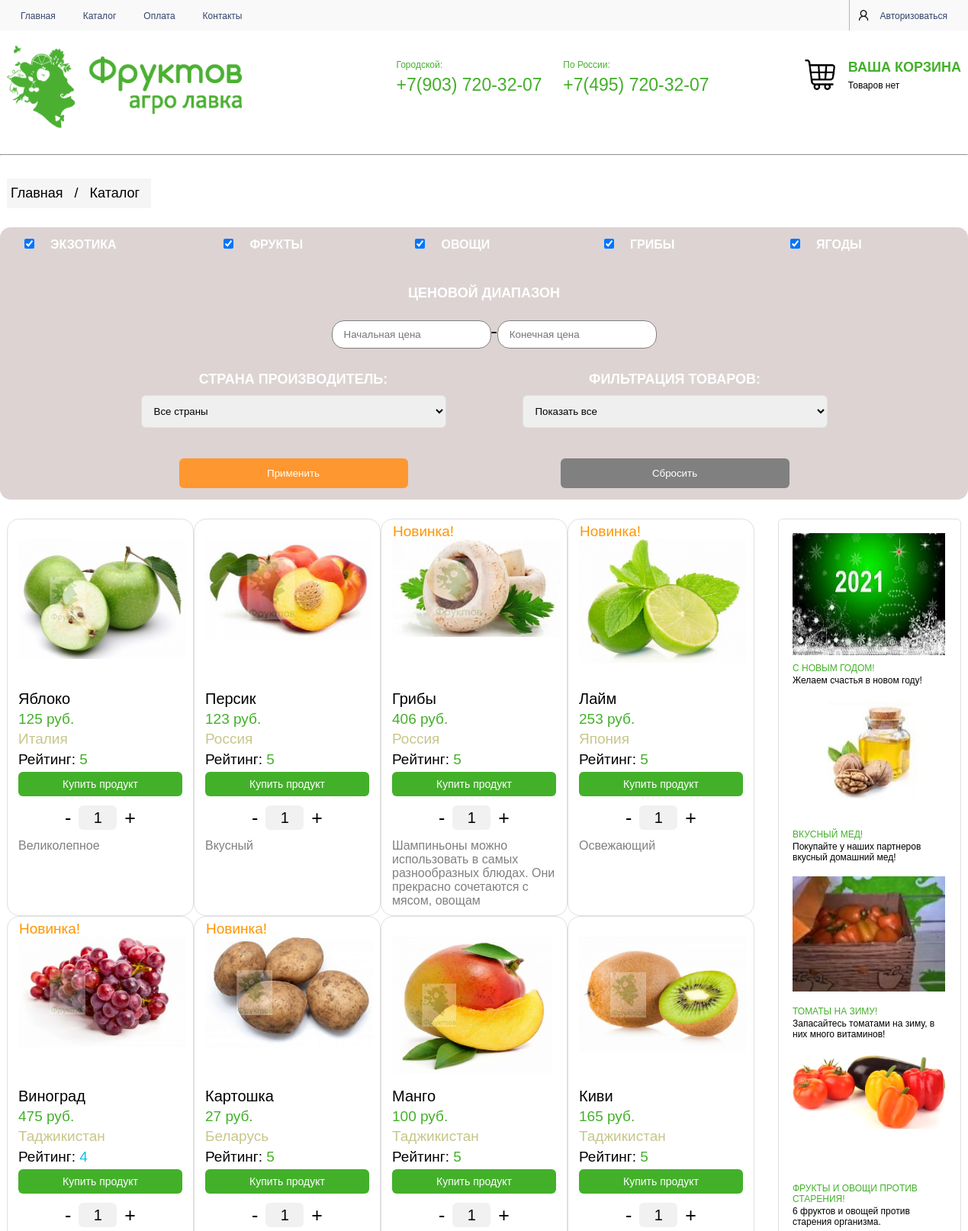
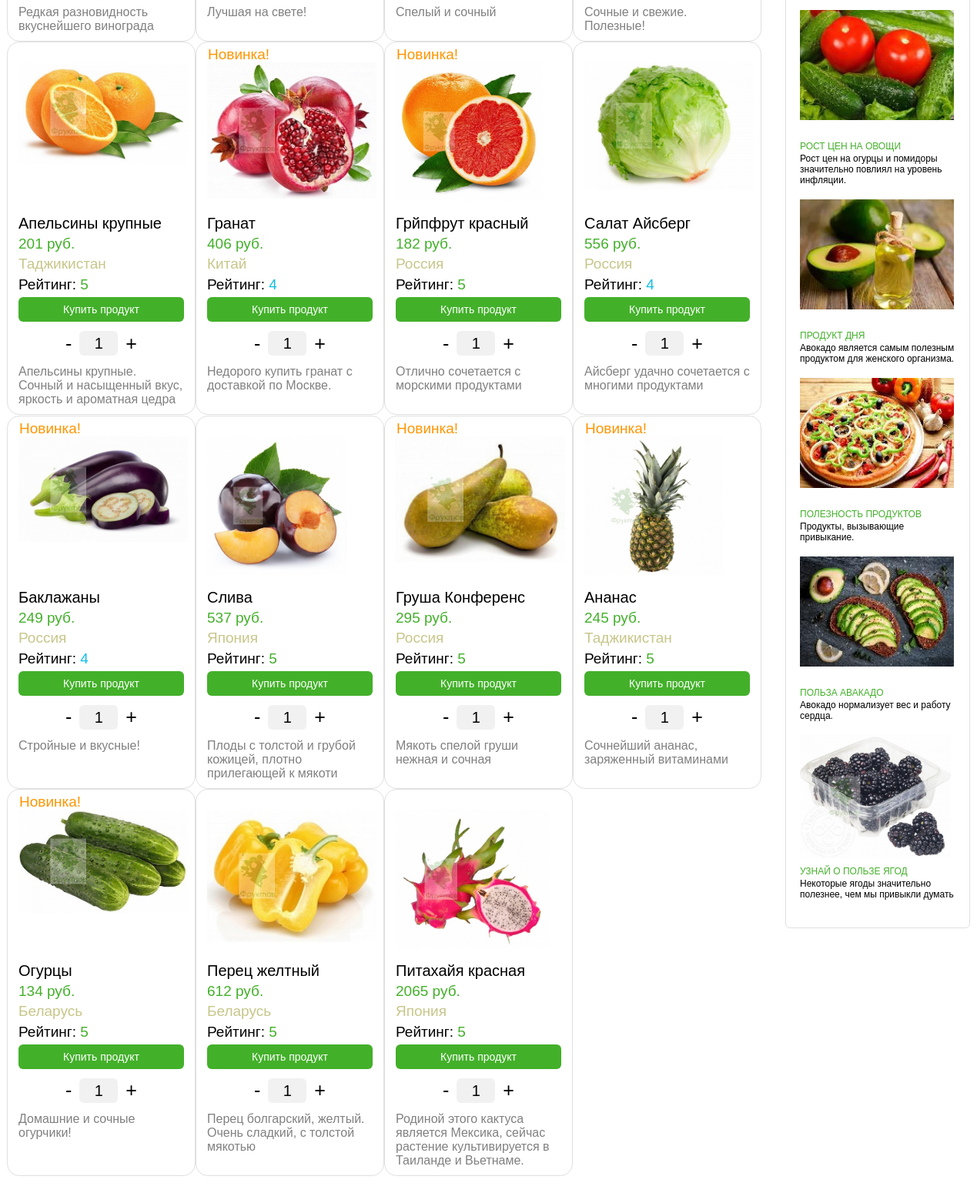
The app's page /src/pages/catalog.php (upper part) with its own data (2 pictures, top to bottom).
### tables this page shows
CREATE TABLE `categories` (
  `id` int NOT NULL,
  `name` text NOT NULL
);

CREATE TABLE `goods` (
  `id` int NOT NULL,
  `title` text NOT NULL,
  `subtitle` text NOT NULL,
  `image_path_1` text NOT NULL,
  `image_path_2` text NOT NULL,
  `category_id` int NOT NULL,
  `is_new` tinyint(1) NOT NULL,
  `is_leader` tinyint(1) NOT NULL,
  `price` int NOT NULL,
  `country_id` int NOT NULL,
  `popularity` int NOT NULL
);

CREATE TABLE `countries` (
  `id` int NOT NULL,
  `country_name` text NOT NULL
);

CREATE TABLE `advert` (
  `id` int NOT NULL,
  `title` text NOT NULL,
  `subtitle` text NOT NULL,
  `image` text NOT NULL
);

### src/php/sql_connection.php (called while the page is built, shortened)
<?php
class SQLConnection {
    private $host = 'db';
    private $user = 'root';
    private $password = 'egor';
    private $db = 'shop';
    function get_all_goods() {
        try {
            $connection = mysqli_connect($this->host, $this->user, $this->password, $this->db);
            $sql_request = "SELECT * FROM `goods`";
            $result = mysqli_query($connection, $sql_request);
            $rows = mysqli_fetch_all($result, MYSQLI_ASSOC);
            return $rows;
        } catch (Exception $_) {
            return false;
        }
    }
    function get_all_adverts() {
        try {
            $connection = mysqli_connect($this->host, $this->user, $this->password, $this->db);
            $sql_request = "SELECT * FROM `advert`";
            $result = mysqli_query($connection, $sql_request);
            $rows = mysqli_fetch_all($result, MYSQLI_ASSOC);
            return $rows;
        } catch (Exception $_) {
            return false;
        }
    }
    function get_all_categories() {
        try {
            $connection = mysqli_connect($this->host, $this->user, $this->password, $this->db);
            $sql_request = "SELECT * FROM `categories`";
            $result = mysqli_query($connection, $sql_request);
            $rows = mysqli_fetch_all($result, MYSQLI_ASSOC);
            return $rows;
        } catch (Exception $_) {
            return false;
        }
    }
    function get_country_name($id) {
        try {
            $connection = mysqli_connect($this->host, $this->user, $this->password, $this->db);
            $sql_request = "SELECT `country_name` FROM `countries` WHERE `id` = $id;";
            $result = mysqli_query($connection, $sql_request);
            $rows = mysqli_fetch_all($result, MYSQLI_ASSOC);
            return $rows[0]['country_name'];
        } catch (Exception $_) {
            return false;
        }
    }
}

### src/php/good_card.php (the view, shortened to what this page needs)
<?php
    function good_card(
        $good_id, $good_title, $good_subtitle, $good_image_path_1,
        $good_image_path_2, $good_category_id, $good_is_new,
        $good_is_leader, $good_price, $good_country_id, $good_popularity
    ) {
        $titlePlusiks = str_replace(" ", "+", $good_title);
        $subtitlePlusiks = str_replace(" ", "+", $good_subtitle);
        $customCounter = <<< COUNTER
        <div class="product-item-kg-counter">
            <span class="down" onclick="deacreaseCount(event, this)">-</span>
            <input class="goodAmountInput" type="text" value="1"></input>
            <span class="up" onclick="increaseCount(event, this)">+</span>
        </div>
COUNTER;
        $isAuth = isset($_SESSION['current_user']) && $_SESSION['current_user'] != null;
        $isRoot = false;
        if ($isAuth) {
            $user = $_SESSION['current_user'];
            $isRoot = $user['is_root'];
            $addGoodButton = "<button class='product-button' onclick='addGoodsToBasket(this)'>Купить продукт</button>";
            if (isset($_SESSION['current_basket']) && in_array($good_id, $_SESSION['current_basket']['goods_id'])) {
                $addGoodButton = "<a href='basket.php' class='product-button'>Перейти в корзину</a>";
                $amountChosen = $_SESSION['current_basket']['id_its_amount'][$good_id];
                $customCounter = <<< COUNTER
                <div class="product-item-kg-counter">
                    <span class="down" style="transition: 0.0s; font-size: 15px; display: block; color: green;">В коризне: </span>
                    <input class="goodAmountInput" type="text" value="$amountChosen"></input>
                </div>
COUNTER;
            }
        } else {
            $addGoodButton = "<button class='product-button' onclick='goAuthPlease()'>Купить продукт</button>";
        }
        $connection = new SQLConnection();
        $countryName = $connection->get_country_name($good_country_id);
        $score_color = score_color($good_popularity);
        $isNew = '';
        if ($good_is_new) {
            $isNew = <<< NEW
            <div class="new-good">
                <p class="country-card"><span class="country-card yellow-bg">Новинка!<span></p>
            </div>
NEW;
        }
        $rootAccessStyle = 'display: none;';
        $rootTools = <<< ROOT_TOOLS
        <form method="post" class="delete-advert-form" style="$rootAccessStyle">
            <input type="hidden" name="good_id_delete" id="good_id_delete" value="$good_id"></input>
            <input type="submit" class="advert_delete_button"></input>
        </form>
        <form method="get" action="edit_advertisment.php" class="edit-advert-form" style="$rootAccessStyle">
            <input type="hidden" name="good_id" id="good_id" value="$good_id"></input>
            <input type="hidden" name="good_title" id="good_title" value="$good_title"></input>
            <input type="hidden" name="good_subtitle" id="good_subtitle" value="$good_subtitle"></input>
            <input type="hidden" name="good_image_path_1" id="good_image_path_1" value="$good_image_path_1"></input>
            <input type="hidden" name="good_image_path_2" id="good_image_path_2" value="$good_image_path_2"></input>
            <input type="hidden" name="good_category_id" id="good_category_id" value="$good_category_id"></input>
            <input type="hidden" name="good_is_new" id="good_is_new" value="$good_is_new"></input>
            <input type="hidden" name="good_is_leader" id="good_is_leader" value="$good_is_leader"></input>
            <input type="hidden" name="good_price" id="good_price" value="$good_price"></input>
            <input type="hidden" name="good_country_id" id="good_country_id" value="$good_country_id"></input>
            <input type="hidden" name="good_popularity" id="good_popularity" value="$good_popularity"></input>
            <input type="submit" class="advert_edit_button"></input>
        </form>
ROOT_TOOLS;
        $productLogo = '<div class="product-logo" style="' . 'background-image: url(' . '..' . "/assets/" . $good_image_path_1 . '")' . '"></div>';
        $good_card = <<< good_card
        <div class="product-item">
        $rootTools
        <a href="good_item_page.php?good_id=$good_id&good_title=$titlePlusiks&good_subtitle=$subtitlePlusiks&good_image_path_1=$good_image_path_1&good_image_path_2=$good_image_path_2&good_category_id=$good_category_id&good_is_new=$good_is_new&good_is_leader=$good_is_leader&good_price=$good_price&good_country_id=$good_country_id&good_popularity=$good_popularity">
            $productLogo
        </a>
        <a id="card_name_title" href="good_item_page.php?good_id=$good_id&good_title=$titlePlusiks&good_subtitle=$subtitlePlusiks&good_image_path_1=$good_image_path_1&good_image_path_2=$good_image_path_2&good_category_id=$good_category_id&good_is_new=$good_is_new&good_is_leader=$good_is_leader&good_price=$good_price&good_country_id=$good_country_id&good_popularity=$good_popularity" class="product-title">$good_title</a>
        <div class="product-price">
            <p class="product-money">$good_price</p> руб.
        </div>
        <div>
            <p class="country-card"><span class="country-card country-c">$countryName<span></p>руб.
        </div>
        <div style="margin-bottom: 5px; margin-top: 5px;">
            <p class="country-card">Рейтинг: <span class="country-card $score_color">$good_popularity<span></p>руб.
        </div>
        $addGoodButton
        $customCounter
        <p class="product-description">$good_subtitle</p>
        $isNew
    </div>
good_card;
        return $good_card;
    }

### src/php/category_helper.php (shortened to what this page needs)
<?php
    function category_checkbox_list() {
        $connection = new SQLConnection();
        $categories = $connection->get_all_categories();
        if ($categories) {
            $checkboxFiltersExist = isset($_SESSION['current_checkbox_filters']) && !empty($_SESSION['current_checkbox_filters']);
            $otherFiltersExist = isset($_SESSION['current_filters']);
            echo "<table class='filter-table'>";
                echo "<tbody>";
                    for ($i = 0; $i < ceil(count($categories) / 5); $i++) {
                        echo "<tr class='filter-tr'>";
                        for ($j = $i * 5; $j < $i * 5 + 5; $j++) {
                            $categoryID = $categories[$j]['id'];
                            $categoryName = $categories[$j]['name'];
                            $checkedDefault = '';
                            if ((!$checkboxFiltersExist && !$otherFiltersExist) || in_array($categoryID, $_SESSION['current_checkbox_filters'])) {
                                $checkedDefault = 'checked';
                            }
                            echo "<td class='filter-td'>";
                                echo "<input type='checkbox' $checkedDefault name='category-$categoryID' id='category-$categoryID'>";
                                echo "<label class='unselectable' for='category-$categoryID'>$categoryName</label>";
                            echo "</td>";
                        }
                        echo "</tr>";
                    }
                echo "</tbody>";
            echo "</table>";
        }
    }
?>

### src/php/draw_cards.php
<?php
    require_once "../php/good_card.php";
    require_once "../php/sql_connection.php";
    function draw_goods() {
        $connection = new SQLConnection();
        if (isset($_SESSION['current_filters'])) {
            $current_filters = $_SESSION['current_filters'];
            $min = $current_filters['price_from'];
            $max = $current_filters['price_to'];
            $price = "(`price` BETWEEN $min AND $max)";
            $category = '';
            $checkboxFiltersExist = isset($_SESSION['current_checkbox_filters']) && !empty($_SESSION['current_checkbox_filters']);
            if ($checkboxFiltersExist) {
                for ($k = 0; $k < count($_SESSION['current_checkbox_filters']); $k++) {
                    $id = $_SESSION['current_checkbox_filters'][$k];
                    if ($k == count($_SESSION['current_checkbox_filters']) - 1) {
                        $category = $category . "(`category_id` = $id)";
                    } else {
                        $category = $category . "(`category_id` = $id) or ";
                    }
                }
                $category = "AND (" . $category . ")";
            } else if (isset($_SESSION['current_filters']) && !$checkboxFiltersExist) {
                $category = "AND false";
            }
            if ($current_filters['select_good_country_id'] == 'all' || $current_filters['select_good_country_id'] == '0') {
                $country = "(`country_id` = 1 or `country_id` = 2 or `country_id` = 3 or `country_id` = 4 or `country_id` = 5)";
            } else {
                $select_good_country_id = $current_filters['select_good_country_id'];
                $country = "(`country_id` = $select_good_country_id)";
            }
            if ($current_filters['select_good_filter_id'] == 'all' || $current_filters['select_good_filter_id'] == '0') {
                $filters_sort = '';
            } else {
                switch($current_filters['select_good_filter_id']) {
                    case '1': {
                        $filters_sort = 'AND (`is_leader` = true)';
                        break;
                    }
                    case '2': {
                        $filters_sort = 'AND (`is_new` = true)';
                        break;
                    }
                    case '3': {
                        $filters_sort = 'ORDER BY `title` ASC';
                        break;
                    }
                    case '4': {
                        $filters_sort = 'ORDER BY `title` DESC';
                        break;
                    }
                    case '5': {
                        $filters_sort = 'ORDER BY `price` ASC';
                        break;
                    }
                    case '6': {
                        $filters_sort = 'ORDER BY `price` DESC';
                        break;
                    }
                    case '7': {
                        $filters_sort = 'ORDER BY `popularity` ASC';
                        break;
                    }
                    case '8': {
                        $filters_sort = 'ORDER BY `popularity` DESC';
                        break;
                    }
                    case '9':
                        $filters_sort = '';
                        break;
                }
            }
            if ($current_filters['select_good_filter_id'] == 9) {
                $user = $_SESSION['current_user'];
                $user_id = $user['user_id'];
                $querry = "SELECT `goods`.* FROM `goods`
                    JOIN `likes` ON `likes`.`good_id` = `goods`.`id`
                    WHERE `likes`.`user_id` = $user_id
                    AND $price $category AND ($country);";
            } else {
                $querry = "SELECT * FROM `goods` WHERE $price $category AND ($country) $filters_sort;";
            }
            $good_cards = $connection->get_filter_goods($querry);
        } else {
            $good_cards = $connection->get_all_goods();
        }
        if ($good_cards) {
            for ($i = 0; $i < ceil(count($good_cards) / 4); $i++) {
                echo '<div class="products-container">';
                for ($j = $i * 4; $j < $i * 4 + 4; $j++) {
                    if ($j == count($good_cards)) break;
                    echo good_card(
                        $good_cards[$j]['id'], $good_cards[$j]['title'], $good_cards[$j]['subtitle'],
                        $good_cards[$j]['image_path_1'], $good_cards[$j]['image_path_2'],
                        $good_cards[$j]['category_id'], $good_cards[$j]['is_new'],
                        $good_cards[$j]['is_leader'], $good_cards[$j]['price'],
                        $good_cards[$j]['country_id'], $good_cards[$j]['popularity']
                    );
                }
                echo '</div>';
            }
        } else {
            echo "<div class='empty_goods'>Не удалось найти товары, возможно, они скоро появятся</div>";
        }
    }
?>

### src/php/draw_adverts.php
<?php
require_once "../php/advertisment_card.php";
require_once "../php/sql_connection.php";
function draw_adverts()
{
    $connection = new SQLConnection();
    $adverts = $connection->get_all_adverts();
    if ($adverts) {
        echo '<div class="advertisments-container">';
        for ($i = 0; $i < count($adverts); $i++) {
            echo advertisment_card(
                $adverts[$i]['id'],
                $adverts[$i]['title'],
                $adverts[$i]['subtitle'],
                $adverts[$i]['image']
            );
        }
        echo '</div>';
    }
}

### src/php/advertisment_card.php (shortened to what this page needs)
<?php
    function advertisment_card(
        $advert_id, $advert_title,
        $advert_subtitle, $advert_image
    ) {
        $isAuth = isset($_SESSION['current_user']) && $_SESSION['current_user'] != null;
        $isRoot = false;
        $rootTools = '';
        $advertLogo = '<div class="advertisment-logo" style="' . 'background-image: url(' . '..' . "/assets/" . $advert_image . '")' . '"></div>';
        $advertisment_card = <<< ADVERTISMENT_CARD
        <div class="advertisment-item">
            $rootTools
            $advertLogo
            <div class="advertisment-title">$advert_title</div>
            <div class="advertisment-subtitle">$advert_subtitle</div>
        </div>
ADVERTISMENT_CARD;
        return $advertisment_card;
    }
?>

### records on screen
categories: name "ЭКЗОТИКА"
categories: name "ФРУКТЫ"
categories: name "ОВОЩИ"
categories: name "ГРИБЫ"
categories: name "ЯГОДЫ"
goods: image_path_1 (picture), title "Яблоко", price "125", country.country_name "Италия", popularity "5", subtitle "Великолепное"
goods: image_path_1 (picture), title "Персик", price "123", country.country_name "Россия", popularity "5", subtitle "Вкусный"
goods: image_path_1 (picture), title "Грибы", price "406", country.country_name "Россия", popularity "5", subtitle "Шампиньоны можно использовать в самых разнообразных блюдах. Они прекрасно сочетаются с мясом, овощам"
goods: image_path_1 (picture), title "Лайм", price "253", country.country_name "Япония", popularity "5", subtitle "Освежающий"
goods: image_path_1 (picture), title "Виноград", price "475", country.country_name "Таджикистан", popularity "4", subtitle "Редкая разновидность вкуснейшего винограда"
goods: image_path_1 (picture), title "Картошка", price "27", country.country_name "Беларусь", popularity "5", subtitle "Лучшая на свете!"
goods: image_path_1 (picture), title "Манго", price "100", country.country_name "Таджикистан", popularity "5", subtitle "Спелый и сочный"
goods: image_path_1 (picture), title "Киви", price "165", country.country_name "Таджикистан", popularity "5", subtitle "Сочные и свежие. Полезные!"
goods: image_path_1 (picture), title "Апельсины крупные", price "201", country.country_name "Таджикистан", popularity "5", subtitle "Апельсины крупные. Сочный и насыщенный вкус, яркость и ароматная цедра"
goods: image_path_1 (picture), title "Гранат", price "406", country.country_name "Китай", popularity "4", subtitle "Недорого купить гранат с доставкой по Москве."
goods: image_path_1 (picture), title "Грйпфрут красный", price "182", country.country_name "Россия", popularity "5", subtitle "Отлично сочетается с морскими продуктами"
goods: image_path_1 (picture), title "Салат Айсберг", price "556", country.country_name "Россия", popularity "4", subtitle "Айсберг удачно сочетается с многими продуктами"
goods: image_path_1 (picture), title "Баклажаны", price "249", country.country_name "Россия", popularity "4", subtitle "Стройные и вкусные!"
goods: image_path_1 (picture), title "Слива", price "537", country.country_name "Япония", popularity "5", subtitle "Плоды с толстой и грубой кожицей, плотно прилегающей к мякоти"
goods: image_path_1 (picture), title "Груша Конференс", price "295", country.country_name "Россия", popularity "5", subtitle "Мякоть спелой груши нежная и сочная"
goods: image_path_1 (picture), title "Ананас", price "245", country.country_name "Таджикистан", popularity "5", subtitle "Сочнейший ананас, заряженный витаминами"
goods: image_path_1 (picture), title "Огурцы", price "134", country.country_name "Беларусь", popularity "5", subtitle "Домашние и сочные огурчики!"
goods: image_path_1 (picture), title "Перец желтный", price "612", country.country_name "Беларусь", popularity "5", subtitle "Перец болгарский, желтый. Очень сладкий, с толстой мякотью"
goods: image_path_1 (picture), title "Питахайя красная", price "2065", country.country_name "Япония", popularity "5", subtitle "Родиной этого кактуса является Мексика, сейчас растение культивируется в Таиланде и Вьетнаме."
advert: image (picture), title "С НОВЫМ ГОДОМ!", subtitle "Желаем счастья в новом году!"
advert: image (picture), title "ВКУСНЫЙ МЕД!", subtitle "Покупайте у наших партнеров вкусный домашний мед!"
advert: image (picture), title "ТОМАТЫ НА ЗИМУ!", subtitle "Запасайтесь томатами на зиму, в них много витаминов!"
advert: image (picture), title "ФРУКТЫ И ОВОЩИ ПРОТИВ СТАРЕНИЯ!", subtitle "6 фруктов и овощей против старения организма."
advert: image (picture), title "РОСТ ЦЕН НА ОВОЩИ", subtitle "Рост цен на огурцы и помидоры значительно повлиял на уровень инфляции."
advert: image (picture), title "ПРОДУКТ ДНЯ", subtitle "Авокадо является самым полезным продуктом для женского организма."
advert: image (picture), title "ПОЛЕЗНОСТЬ ПРОДУКТОВ", subtitle "Продукты, вызывающие привыкание."
advert: image (picture), title "ПОЛЬЗА АВАКАДО", subtitle "Авокадо нормализует вес и работу сердца."
advert: image (picture), title "УЗНАЙ О ПОЛЬЗЕ ЯГОД", subtitle "Некоторые ягоды значительно полезнее, чем мы привыкли думать"

### other values on screen
$basketMessage "Товаров нет"
form field select_good_filter_id "Показать все"
